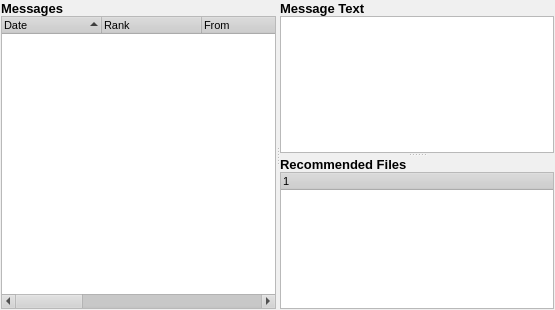
<ui version="4.0" >
 <class>ChannelsDialog</class>
 <widget class="QWidget" name="ChannelsDialog" >
  <property name="geometry" >
   <rect>
    <x>0</x>
    <y>0</y>
    <width>555</width>
    <height>310</height>
   </rect>
  </property>
  <property name="sizePolicy" >
   <sizepolicy>
    <hsizetype>5</hsizetype>
    <vsizetype>7</vsizetype>
    <horstretch>0</horstretch>
    <verstretch>0</verstretch>
   </sizepolicy>
  </property>
  <property name="palette" >
   <palette>
    <active>
     <colorrole role="WindowText" >
      <brush brushstyle="SolidPattern" >
       <color alpha="255" >
        <red>0</red>
        <green>0</green>
        <blue>0</blue>
       </color>
      </brush>
     </colorrole>
     <colorrole role="Button" >
      <brush brushstyle="SolidPattern" >
       <color alpha="255" >
        <red>208</red>
        <green>208</green>
        <blue>208</blue>
       </color>
      </brush>
     </colorrole>
     <colorrole role="Light" >
      <brush brushstyle="SolidPattern" >
       <color alpha="255" >
        <red>255</red>
        <green>255</green>
        <blue>255</blue>
       </color>
      </brush>
     </colorrole>
     <colorrole role="Midlight" >
      <brush brushstyle="SolidPattern" >
       <color alpha="255" >
        <red>247</red>
        <green>247</green>
        <blue>247</blue>
       </color>
      </brush>
     </colorrole>
     <colorrole role="Dark" >
      <brush brushstyle="SolidPattern" >
       <color alpha="255" >
        <red>104</red>
        <green>104</green>
        <blue>104</blue>
       </color>
      </brush>
     </colorrole>
     <colorrole role="Mid" >
      <brush brushstyle="SolidPattern" >
       <color alpha="255" >
        <red>139</red>
        <green>139</green>
        <blue>139</blue>
       </color>
      </brush>
     </colorrole>
     <colorrole role="Text" >
      <brush brushstyle="SolidPattern" >
       <color alpha="255" >
        <red>0</red>
        <green>0</green>
        <blue>0</blue>
       </color>
      </brush>
     </colorrole>
     <colorrole role="BrightText" >
      <brush brushstyle="SolidPattern" >
       <color alpha="255" >
        <red>255</red>
        <green>255</green>
        <blue>255</blue>
       </color>
      </brush>
     </colorrole>
     <colorrole role="ButtonText" >
      <brush brushstyle="SolidPattern" >
       <color alpha="255" >
        <red>0</red>
        <green>0</green>
        <blue>0</blue>
       </color>
      </brush>
     </colorrole>
     <colorrole role="Base" >
      <brush brushstyle="SolidPattern" >
       <color alpha="255" >
        <red>255</red>
        <green>255</green>
        <blue>255</blue>
       </color>
      </brush>
     </colorrole>
     <colorrole role="Window" >
      <brush brushstyle="SolidPattern" >
       <color alpha="255" >
        <red>240</red>
        <green>240</green>
        <blue>240</blue>
       </color>
      </brush>
     </colorrole>
     <colorrole role="Shadow" >
      <brush brushstyle="SolidPattern" >
       <color alpha="255" >
        <red>0</red>
        <green>0</green>
        <blue>0</blue>
       </color>
      </brush>
     </colorrole>
     <colorrole role="Highlight" >
      <brush brushstyle="SolidPattern" >
       <color alpha="255" >
        <red>0</red>
        <green>0</green>
        <blue>128</blue>
       </color>
      </brush>
     </colorrole>
     <colorrole role="HighlightedText" >
      <brush brushstyle="SolidPattern" >
       <color alpha="255" >
        <red>255</red>
        <green>255</green>
        <blue>255</blue>
       </color>
      </brush>
     </colorrole>
     <colorrole role="Link" >
      <brush brushstyle="SolidPattern" >
       <color alpha="255" >
        <red>0</red>
        <green>0</green>
        <blue>255</blue>
       </color>
      </brush>
     </colorrole>
     <colorrole role="LinkVisited" >
      <brush brushstyle="SolidPattern" >
       <color alpha="255" >
        <red>255</red>
        <green>0</green>
        <blue>255</blue>
       </color>
      </brush>
     </colorrole>
     <colorrole role="AlternateBase" >
      <brush brushstyle="SolidPattern" >
       <color alpha="255" >
        <red>231</red>
        <green>231</green>
        <blue>231</blue>
       </color>
      </brush>
     </colorrole>
    </active>
    <inactive>
     <colorrole role="WindowText" >
      <brush brushstyle="SolidPattern" >
       <color alpha="255" >
        <red>0</red>
        <green>0</green>
        <blue>0</blue>
       </color>
      </brush>
     </colorrole>
     <colorrole role="Button" >
      <brush brushstyle="SolidPattern" >
       <color alpha="255" >
        <red>208</red>
        <green>208</green>
        <blue>208</blue>
       </color>
      </brush>
     </colorrole>
     <colorrole role="Light" >
      <brush brushstyle="SolidPattern" >
       <color alpha="255" >
        <red>255</red>
        <green>255</green>
        <blue>255</blue>
       </color>
      </brush>
     </colorrole>
     <colorrole role="Midlight" >
      <brush brushstyle="SolidPattern" >
       <color alpha="255" >
        <red>247</red>
        <green>247</green>
        <blue>247</blue>
       </color>
      </brush>
     </colorrole>
     <colorrole role="Dark" >
      <brush brushstyle="SolidPattern" >
       <color alpha="255" >
        <red>104</red>
        <green>104</green>
        <blue>104</blue>
       </color>
      </brush>
     </colorrole>
     <colorrole role="Mid" >
      <brush brushstyle="SolidPattern" >
       <color alpha="255" >
        <red>139</red>
        <green>139</green>
        <blue>139</blue>
       </color>
      </brush>
     </colorrole>
     <colorrole role="Text" >
      <brush brushstyle="SolidPattern" >
       <color alpha="255" >
        <red>0</red>
        <green>0</green>
        <blue>0</blue>
       </color>
      </brush>
     </colorrole>
     <colorrole role="BrightText" >
      <brush brushstyle="SolidPattern" >
       <color alpha="255" >
        <red>255</red>
        <green>255</green>
        <blue>255</blue>
       </color>
      </brush>
     </colorrole>
     <colorrole role="ButtonText" >
      <brush brushstyle="SolidPattern" >
       <color alpha="255" >
        <red>0</red>
        <green>0</green>
        <blue>0</blue>
       </color>
      </brush>
     </colorrole>
     <colorrole role="Base" >
      <brush brushstyle="SolidPattern" >
       <color alpha="255" >
        <red>255</red>
        <green>255</green>
        <blue>255</blue>
       </color>
      </brush>
     </colorrole>
     <colorrole role="Window" >
      <brush brushstyle="SolidPattern" >
       <color alpha="255" >
        <red>240</red>
        <green>240</green>
        <blue>240</blue>
       </color>
      </brush>
     </colorrole>
     <colorrole role="Shadow" >
      <brush brushstyle="SolidPattern" >
       <color alpha="255" >
        <red>0</red>
        <green>0</green>
        <blue>0</blue>
       </color>
      </brush>
     </colorrole>
     <colorrole role="Highlight" >
      <brush brushstyle="SolidPattern" >
       <color alpha="255" >
        <red>192</red>
        <green>192</green>
        <blue>192</blue>
       </color>
      </brush>
     </colorrole>
     <colorrole role="HighlightedText" >
      <brush brushstyle="SolidPattern" >
       <color alpha="255" >
        <red>0</red>
        <green>0</green>
        <blue>0</blue>
       </color>
      </brush>
     </colorrole>
     <colorrole role="Link" >
      <brush brushstyle="SolidPattern" >
       <color alpha="255" >
        <red>0</red>
        <green>0</green>
        <blue>255</blue>
       </color>
      </brush>
     </colorrole>
     <colorrole role="LinkVisited" >
      <brush brushstyle="SolidPattern" >
       <color alpha="255" >
        <red>255</red>
        <green>0</green>
        <blue>255</blue>
       </color>
      </brush>
     </colorrole>
     <colorrole role="AlternateBase" >
      <brush brushstyle="SolidPattern" >
       <color alpha="255" >
        <red>231</red>
        <green>231</green>
        <blue>231</blue>
       </color>
      </brush>
     </colorrole>
    </inactive>
    <disabled>
     <colorrole role="WindowText" >
      <brush brushstyle="SolidPattern" >
       <color alpha="255" >
        <red>104</red>
        <green>104</green>
        <blue>104</blue>
       </color>
      </brush>
     </colorrole>
     <colorrole role="Button" >
      <brush brushstyle="SolidPattern" >
       <color alpha="255" >
        <red>208</red>
        <green>208</green>
        <blue>208</blue>
       </color>
      </brush>
     </colorrole>
     <colorrole role="Light" >
      <brush brushstyle="SolidPattern" >
       <color alpha="255" >
        <red>255</red>
        <green>255</green>
        <blue>255</blue>
       </color>
      </brush>
     </colorrole>
     <colorrole role="Midlight" >
      <brush brushstyle="SolidPattern" >
       <color alpha="255" >
        <red>247</red>
        <green>247</green>
        <blue>247</blue>
       </color>
      </brush>
     </colorrole>
     <colorrole role="Dark" >
      <brush brushstyle="SolidPattern" >
       <color alpha="255" >
        <red>104</red>
        <green>104</green>
        <blue>104</blue>
       </color>
      </brush>
     </colorrole>
     <colorrole role="Mid" >
      <brush brushstyle="SolidPattern" >
       <color alpha="255" >
        <red>139</red>
        <green>139</green>
        <blue>139</blue>
       </color>
      </brush>
     </colorrole>
     <colorrole role="Text" >
      <brush brushstyle="SolidPattern" >
       <color alpha="255" >
        <red>104</red>
        <green>104</green>
        <blue>104</blue>
       </color>
      </brush>
     </colorrole>
     <colorrole role="BrightText" >
      <brush brushstyle="SolidPattern" >
       <color alpha="255" >
        <red>255</red>
        <green>255</green>
        <blue>255</blue>
       </color>
      </brush>
     </colorrole>
     <colorrole role="ButtonText" >
      <brush brushstyle="SolidPattern" >
       <color alpha="255" >
        <red>104</red>
        <green>104</green>
        <blue>104</blue>
       </color>
      </brush>
     </colorrole>
     <colorrole role="Base" >
      <brush brushstyle="SolidPattern" >
       <color alpha="255" >
        <red>240</red>
        <green>240</green>
        <blue>240</blue>
       </color>
      </brush>
     </colorrole>
     <colorrole role="Window" >
      <brush brushstyle="SolidPattern" >
       <color alpha="255" >
        <red>240</red>
        <green>240</green>
        <blue>240</blue>
       </color>
      </brush>
     </colorrole>
     <colorrole role="Shadow" >
      <brush brushstyle="SolidPattern" >
       <color alpha="255" >
        <red>0</red>
        <green>0</green>
        <blue>0</blue>
       </color>
      </brush>
     </colorrole>
     <colorrole role="Highlight" >
      <brush brushstyle="SolidPattern" >
       <color alpha="255" >
        <red>0</red>
        <green>0</green>
        <blue>128</blue>
       </color>
      </brush>
     </colorrole>
     <colorrole role="HighlightedText" >
      <brush brushstyle="SolidPattern" >
       <color alpha="255" >
        <red>255</red>
        <green>255</green>
        <blue>255</blue>
       </color>
      </brush>
     </colorrole>
     <colorrole role="Link" >
      <brush brushstyle="SolidPattern" >
       <color alpha="255" >
        <red>0</red>
        <green>0</green>
        <blue>255</blue>
       </color>
      </brush>
     </colorrole>
     <colorrole role="LinkVisited" >
      <brush brushstyle="SolidPattern" >
       <color alpha="255" >
        <red>255</red>
        <green>0</green>
        <blue>255</blue>
       </color>
      </brush>
     </colorrole>
     <colorrole role="AlternateBase" >
      <brush brushstyle="SolidPattern" >
       <color alpha="255" >
        <red>231</red>
        <green>231</green>
        <blue>231</blue>
       </color>
      </brush>
     </colorrole>
    </disabled>
   </palette>
  </property>
  <property name="font" >
   <font>
    <family>Arial</family>
    <pointsize>8</pointsize>
    <weight>50</weight>
    <italic>false</italic>
    <bold>false</bold>
    <underline>false</underline>
    <strikeout>false</strikeout>
   </font>
  </property>
  <property name="contextMenuPolicy" >
   <enum>Qt::DefaultContextMenu</enum>
  </property>
  <layout class="QVBoxLayout" >
   <property name="margin" >
    <number>1</number>
   </property>
   <property name="spacing" >
    <number>1</number>
   </property>
   <item>
    <widget class="QSplitter" name="splitter_2" >
     <property name="orientation" >
      <enum>Qt::Horizontal</enum>
     </property>
     <widget class="QWidget" name="layoutWidget" >
      <layout class="QGridLayout" >
       <property name="margin" >
        <number>0</number>
       </property>
       <property name="spacing" >
        <number>0</number>
       </property>
       <item row="0" column="0" >
        <widget class="QLabel" name="label" >
         <property name="text" >
          <string>&lt;html>&lt;head>&lt;meta name="qrichtext" content="1" />&lt;style type="text/css">
p, li { white-space: pre-wrap; }
&lt;/style>&lt;/head>&lt;body style=" font-family:'Arial'; font-size:8pt; font-weight:400; font-style:normal; text-decoration:none;">
&lt;p style=" margin-top:0px; margin-bottom:0px; margin-left:0px; margin-right:0px; -qt-block-indent:0; text-indent:0px;">&lt;span style=" font-size:10pt; font-weight:600;">Messages&lt;/span>&lt;/p>&lt;/body>&lt;/html></string>
         </property>
        </widget>
       </item>
       <item row="1" column="0" >
        <widget class="QTreeWidget" name="msgWidget" >
         <property name="contextMenuPolicy" >
          <enum>Qt::CustomContextMenu</enum>
         </property>
         <property name="sortingEnabled" >
          <bool>true</bool>
         </property>
         <property name="columnCount" >
          <number>10</number>
         </property>
         <column>
          <property name="text" >
           <string>Date</string>
          </property>
         </column>
         <column>
          <property name="text" >
           <string>Rank</string>
          </property>
         </column>
         <column>
          <property name="text" >
           <string>From</string>
          </property>
         </column>
         <column>
          <property name="text" >
           <string>Title</string>
          </property>
         </column>
         <column>
          <property name="text" >
           <string>Msg</string>
          </property>
         </column>
         <column>
          <property name="text" >
           <string>Count</string>
          </property>
         </column>
         <column>
          <property name="text" >
           <string>Size</string>
          </property>
         </column>
         <column>
          <property name="text" >
           <string>Type</string>
          </property>
         </column>
         <column>
          <property name="text" >
           <string>Rs[Cert/Chan]IdSize</string>
          </property>
         </column>
         <column>
          <property name="text" >
           <string>RsMsgId</string>
          </property>
         </column>
        </widget>
       </item>
      </layout>
     </widget>
     <widget class="QSplitter" name="splitter" >
      <property name="orientation" >
       <enum>Qt::Vertical</enum>
      </property>
      <widget class="QWidget" name="layoutWidget" >
       <layout class="QGridLayout" >
        <property name="margin" >
         <number>0</number>
        </property>
        <property name="spacing" >
         <number>0</number>
        </property>
        <item row="0" column="0" >
         <widget class="QLabel" name="label_3" >
          <property name="text" >
           <string>&lt;html>&lt;head>&lt;meta name="qrichtext" content="1" />&lt;style type="text/css">
p, li { white-space: pre-wrap; }
&lt;/style>&lt;/head>&lt;body style=" font-family:'Arial'; font-size:8pt; font-weight:400; font-style:normal; text-decoration:none;">
&lt;p style=" margin-top:0px; margin-bottom:0px; margin-left:0px; margin-right:0px; -qt-block-indent:0; text-indent:0px;">&lt;span style=" font-size:10pt; font-weight:600;">Message Text&lt;/span>&lt;/p>&lt;/body>&lt;/html></string>
          </property>
         </widget>
        </item>
        <item row="1" column="0" >
         <widget class="QTextBrowser" name="msgText" />
        </item>
       </layout>
      </widget>
      <widget class="QWidget" name="layoutWidget" >
       <layout class="QVBoxLayout" >
        <property name="margin" >
         <number>0</number>
        </property>
        <property name="spacing" >
         <number>0</number>
        </property>
        <item>
         <widget class="QLabel" name="label_2" >
          <property name="text" >
           <string>&lt;html>&lt;head>&lt;meta name="qrichtext" content="1" />&lt;style type="text/css">
p, li { white-space: pre-wrap; }
&lt;/style>&lt;/head>&lt;body style=" font-family:'Arial'; font-size:8pt; font-weight:400; font-style:normal; text-decoration:none;">
&lt;p style=" margin-top:0px; margin-bottom:0px; margin-left:0px; margin-right:0px; -qt-block-indent:0; text-indent:0px;">&lt;span style=" font-size:10pt; font-weight:600;">Recommended Files&lt;/span>&lt;/p>&lt;/body>&lt;/html></string>
          </property>
         </widget>
        </item>
        <item>
         <widget class="QTreeWidget" name="msgList" >
          <property name="contextMenuPolicy" >
           <enum>Qt::CustomContextMenu</enum>
          </property>
         </widget>
        </item>
       </layout>
      </widget>
     </widget>
    </widget>
   </item>
  </layout>
 </widget>
 <resources/>
 <connections/>
</ui>
